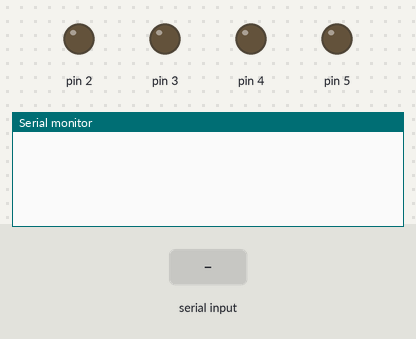
Bench run of a sketch on a simulated Arduino Uno, built with avr-gcc and run on an emulated ATmega328P. On the bench: output pins drawn as LEDs (lit = HIGH), the last lines printed to the serial monitor. The inputs (shaded band) are chosen by the test bench.

Above: at 1.2 s.
1.3 s: "1" received over Serial
At 2.2 s:
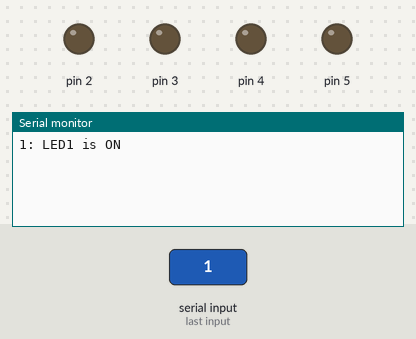
2.8 s: "0" received over Serial
At 3.3 s:
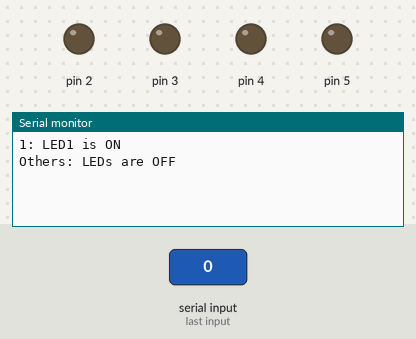

Measured:
- after the input at 1.3 s, the serial monitor: prints a new line at once (image 1)
- after the input at 2.8 s, the serial monitor: prints a new line at once (image 2)

The sketch:

EX4.3.ino
```cpp
void setup() {
  // put your setup code here, to run once:
  Serial.begin(9600);
  DDRD |= (0x3c);  //Pin2,3,4,5
}

void loop() {
  // put your main code here, to run repeatedly:
  if(Serial.available()>0)
  {
  char KBD = Serial.read();
    switch(KBD)
    {
    case '1' :
          Serial.println("1: LED1 is ON");
         PORTB = 0x01;
         break;
    case '2':
          Serial.println("2: LED2 is ON");
          PORTB = 0x02;
          break;
     case '3':
          Serial.println("3: LED3 is ON");
          PORTB = 0x04;
          break;
    case '4':
          Serial.println("4: LED4 is ON");
          PORTB = 0x08;
          break;
    default:
          PORTB = 0x00;
          Serial.println("Others: LEDs are OFF");
          break;
    }
  }
}
```
